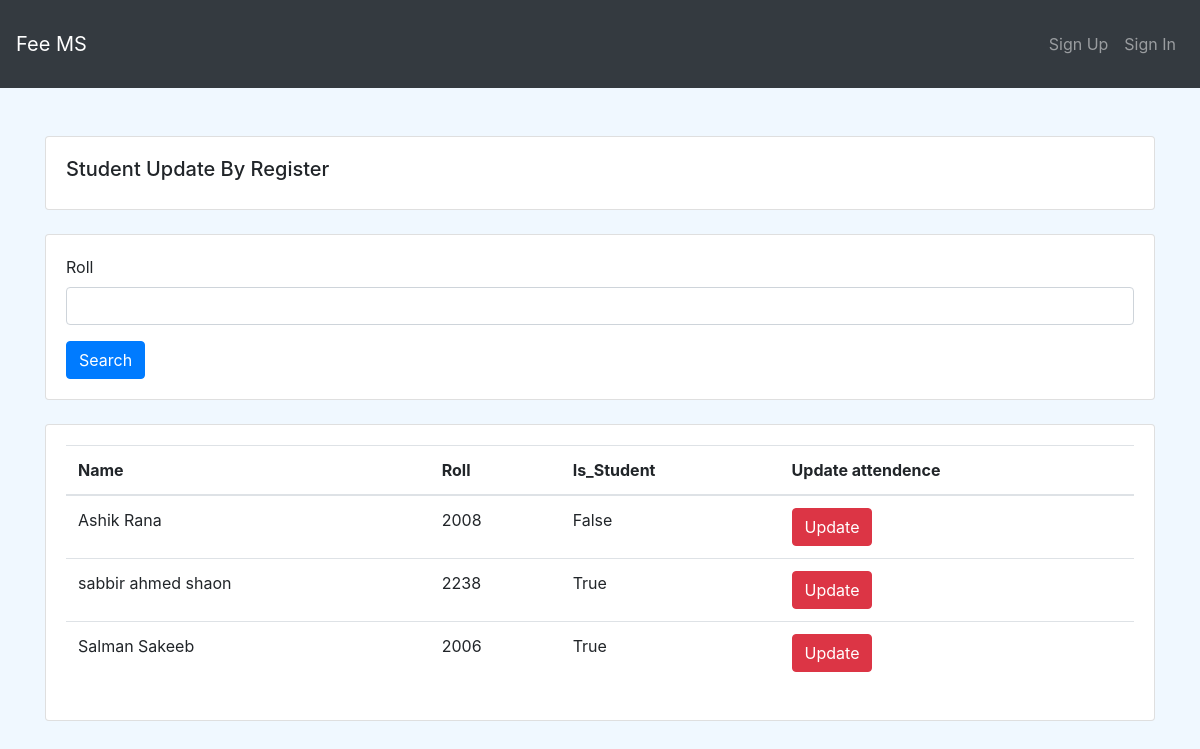
The page /register-students/ on the database as committed earlier.
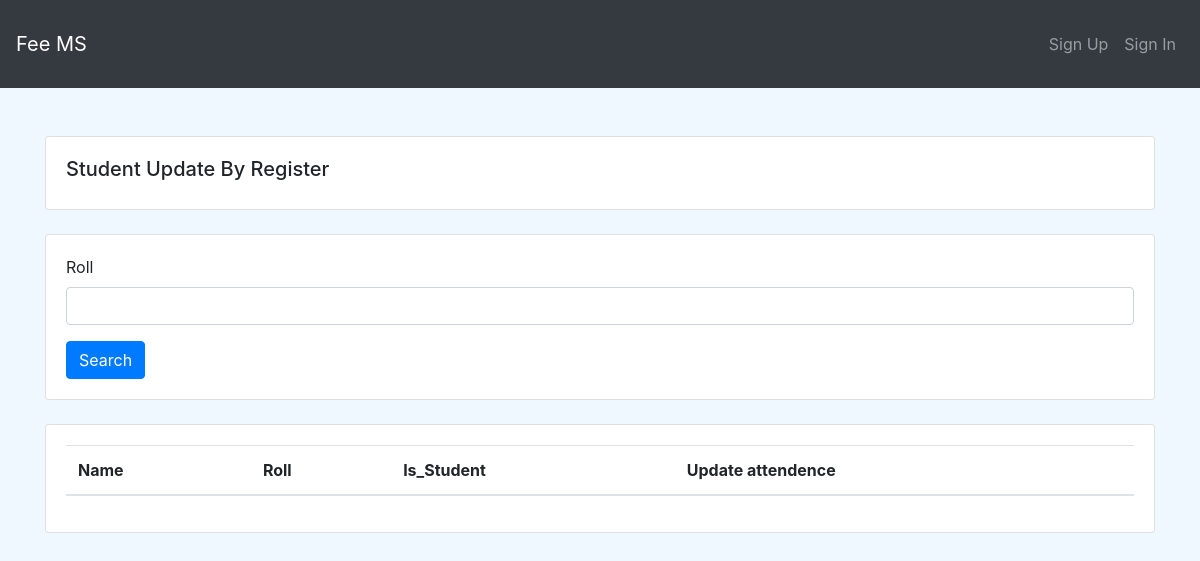
The same page on the database as committed later.
### final/models.py (models this page shows, shortened)
class Student(models.Model):
    DEPT = (
        ("IIT", "IIT"),
        ("CSE", "CSE"),
        ("Mathmatics", "Mathmatics"),
        ("Statistics", "Statistics")
    )
    user = models.OneToOneField(
        User, related_name='student_user', on_delete=models.CASCADE)
    name = models.CharField(max_length=50)
    roll = models.CharField(max_length=20)
    registration_number = models.CharField(max_length=20)
    dept = models.CharField(max_length=100, choices=DEPT)
    batch = models.CharField(max_length=20)
    phone_number = models.CharField(max_length=11)
    is_student = models.BooleanField(default=False)

### final/views.py (the view)
def register_students(request):
    students = Student.objects.all()
    myfilter = StudentFilter(request.GET, students)
    students = myfilter.qs
    cont = {
        'students': students,
        'myfilter': myfilter
    }
    return render(request, 'final/register_students.html', cont)

### final/templates/final/register_students.html
{% extends "base.html" %}
{%load crispy_forms_tags%}
{% block content %}
<div class="container">
    <div class="row">
        <div class="col-12">
        <div class="card card-body mt-5">
            <h5>Student Update By Register</h5>
        </div>
        <div class="card card-body my-4">
            <form action="" method="GET">
                {{myfilter.form|crispy}}
                <button class="btn btn-primary">Search</button>
            </form>
        </div>
            <div class="card card-body my-4">
                <table class='table'>
                    <thead>
                        <tr>
                            <th>Name</th>
                            <th>Roll</th>
                            <th>Is_Student</th>
                            <th>Update attendence</th>
                        </tr>
                    </thead>
                    <tbody>
                    {% for student in students %}
                            <tr>
                                <td>{{student.name}}</td>
                                <td>{{student.roll}}</td>
                                <td>{{student.is_student}}</td>
                                <td>
                                <a href="{%url 'final:up' student.id%}" class="btn btn-danger">Update</a>
                                </td>
                            </tr>
                    {% endfor %}
                    </tbody>
                </table>
            </div>
        </div>
    </div>
</div>
{% endblock content %}

Rows that differ between the two databases and show on the page:
removed Student: name "Ashik Rana", roll "2008", is_student "False"
removed Student: name "sabbir ahmed shaon", roll "2238", is_student "True"
removed Student: name "Salman Sakeeb", roll "2006", is_student "True"
